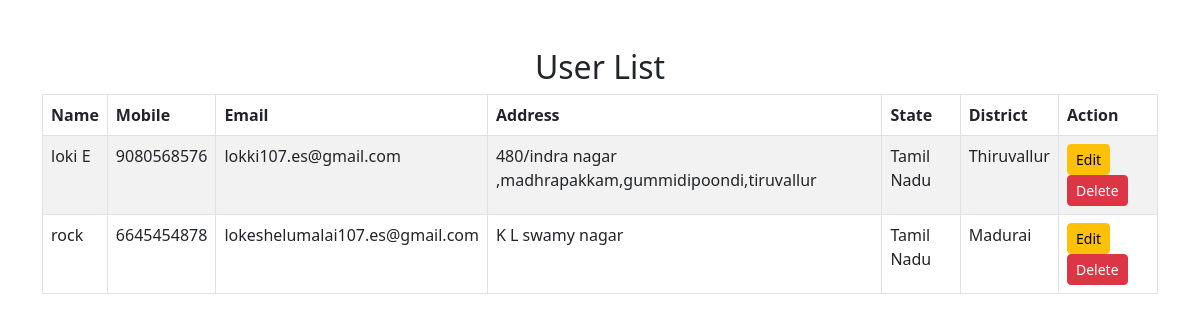
The app's page /read.php with its own data.
### tables this page shows
CREATE TABLE `poomani` (
  `id` int(223) NOT NULL,
  `name` varchar(255) NOT NULL,
  `mobile` varchar(10) NOT NULL,
  `email` varchar(255) NOT NULL,
  `address` varchar(255) NOT NULL,
  `state` varchar(255) NOT NULL,
  `district` varchar(255) NOT NULL
);

### read.php (the view, shortened to what this page needs)
<?php
include 'db_connect.php';
$sql = "SELECT * FROM poomani";
$result = mysqli_query($conn, $sql);
?>
<!DOCTYPE html>
<html lang="en">
<head>
    <link href="https://cdn.jsdelivr.net/npm/bootstrap@5.3.0/dist/css/bootstrap.min.css" rel="stylesheet">
</head>
<body>
<div class="container mt-5">
    <h2 class="text-center">User List</h2>
    <table class="table table-bordered table-striped">
        <thead class="thead-dark">
            <tr>
                <th>Name</th>
                <th>Mobile</th>
                <th>Email</th>
                <th>Address</th>
                <th>State</th>
                <th>District</th>
                <th>Action</th>
            </tr>
        </thead>
        <tbody>
            <?php
            if (mysqli_num_rows($result) > 0) {
                while ($row = mysqli_fetch_array($result)) {
                    echo "<tr>
                            <td>" . $row["name"] . "</td>
                            <td>" . $row["mobile"] . "</td>
                            <td>" . $row["email"] . "</td>
                            <td>" . $row["address"] . "</td>
                            <td>" . $row["state"] . "</td>
                            <td>" . $row["district"] . "</td>
                            <td>
                                <a href='update.php?id=" . $row["id"] . "' class='btn btn-warning btn-sm'>Edit</a>
                                <a href='delete.php?id=" . $row["id"] . "' class='btn btn-danger btn-sm'>Delete</a>
                            </td>
                        </tr>";
                }
            } else {
                echo "<tr><td colspan='7' class='text-center'>No users found</td></tr>";
            }
            ?>
        </tbody>
    </table>
</div>
</body>
</html>

### records on screen
poomani: name "loki E", mobile "9080568576", email "lokki107.es@gmail.com", address "480/indra nagar ,madhrapakkam,gummidipoondi,tiruvallur", state "Tamil Nadu", district "Thiruvallur"
poomani: name "rock", mobile "6645454878", email "lokeshelumalai107.es@gmail.com", address "K L swamy nagar", state "Tamil Nadu", district "Madurai"
